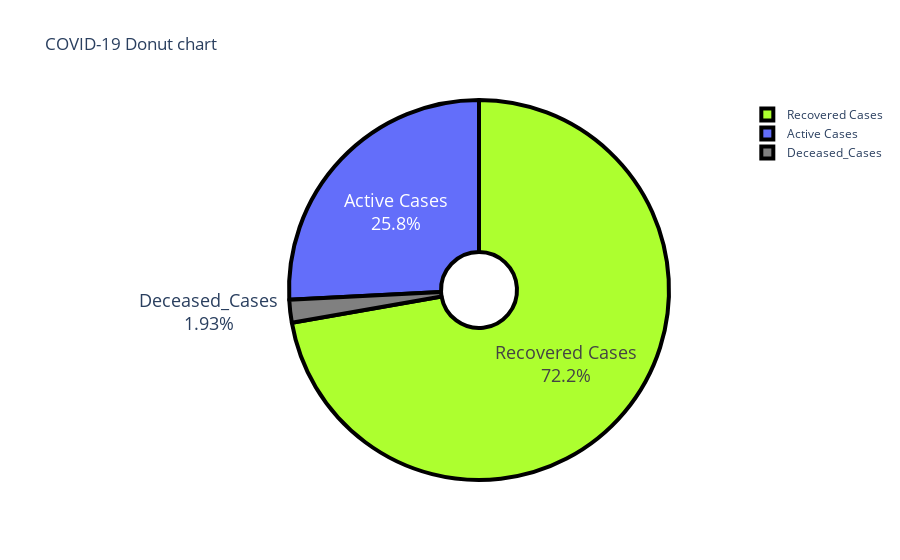

Write notebook code for a chart like this one.
### Markdown cell above
The Donut Chart is divided into three section- Recovered Cases, Active Cases, Deceased Cases. The chart helps us to determine how much percentage of a particular type of cases are there in present in comparison of the other types of cases.

### Code cell
colors = ['grey', 'navyblue', 'greenyellow']
names=['Deceased_Cases','Active Cases','Recovered Cases']
pie_graph=go.Pie(values=[df['Deceased_Cases'].sum(),df['Active_Cases'].sum(),df['Recovered_Cases'].sum()],labels=names,
                         hole=.2)
layout=go.Layout(title='COVID-19 Donut chart',)
figure=go.Figure(data=pie_graph,layout=layout)
figure.update_traces(textinfo='percent+label',textfont_size=18,marker=dict(colors=colors,line=dict(color='#000000',width=4)))
figure.show()

### Figure 1 — Plotly figure (JSON) as saved in the notebook; plotly's stock layout.template omitted (floating-point values rounded to 4 significant figures)
{"data": [{"hole": 0.2, "labels": ["Deceased_Cases", "Active Cases", "Recovered Cases"], "marker": {"colors": ["grey", "navyblue", "greenyellow"], "line": {"color": "#000000", "width": 4}}, "textfont": {"size": 18}, "textinfo": "percent+label", "type": "pie", "values": [47915, 642531, 1797528]}], "layout": {"title": {"text": "COVID-19 Donut chart"}}}
